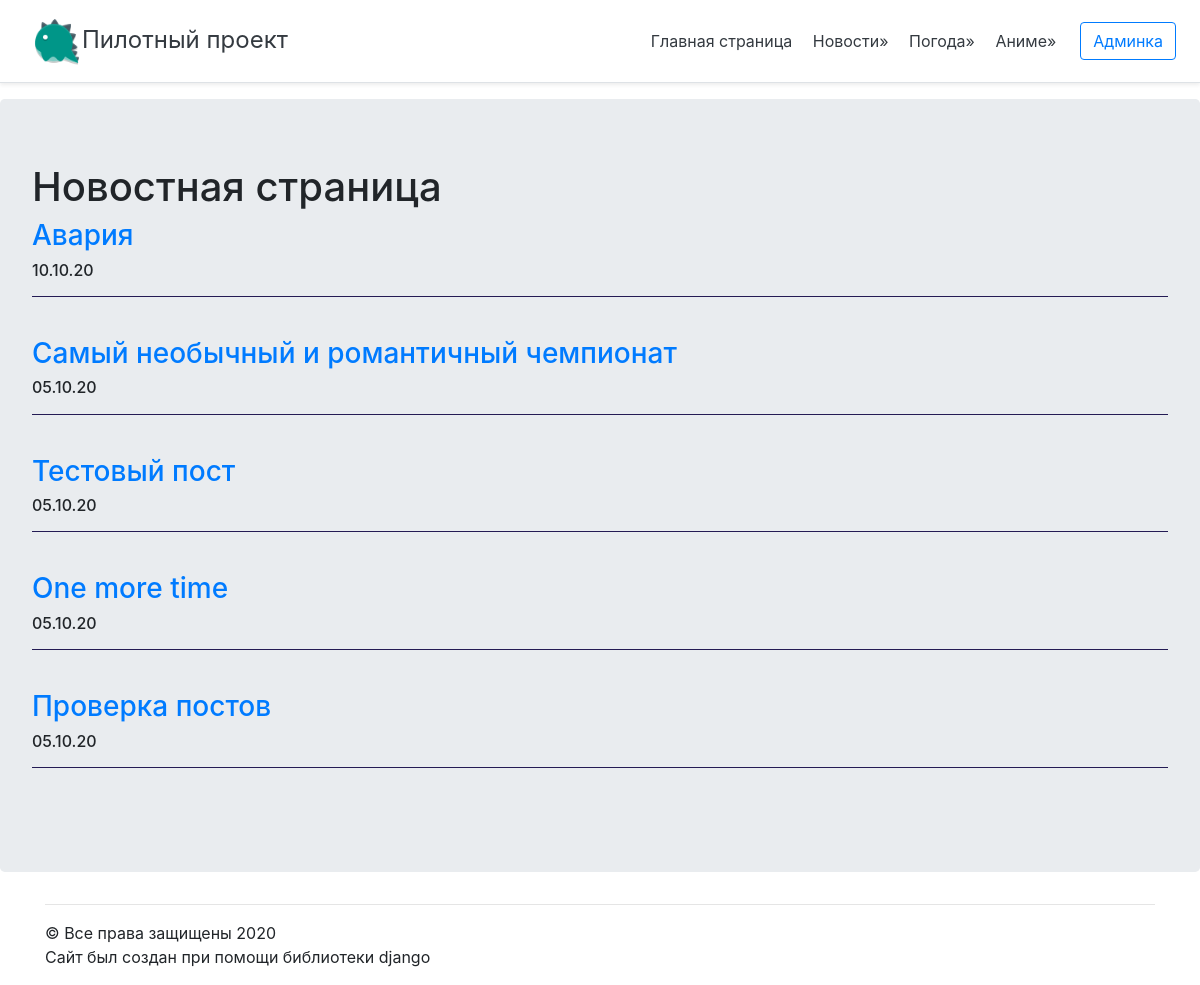
Page /news/ on the committed database.
### mysite/apps/news/models.py (models this page shows, shortened)
class Articles(models.Model):
    title = models.CharField(max_length = 120)
    post = models.TextField()
    date = models.DateTimeField()
    class Meta:
        verbose_name = 'Статья'
        verbose_name_plural = 'Статьи'

### mysite/apps/news/views.py (the view)
# urls.py: path('',views.index),
def index(request):
    latest_articles_list = Articles.objects.order_by('-date')[:5]
    return render(request, 'news/posts.html', {'latest_articles_list': latest_articles_list})

### mysite/templates/news/posts.html (shortened to what this page needs)
{% extends "mainApp/wrapper.html" %}
{% block   content %}
    <h1>Новостная страница</h1>
    {% if latest_articles_list %}
        {% for a in latest_articles_list %}
            <a href="{% url 'news:detail' a.id %}"><h3>{{a.title}}</h3></a>
            <h6>{{a.date|date:"d.m.y "}}</h6>
            <hr aling="center" width="100%" size="2" color="#281E5D"/>
            <br />
        {% endfor %}
    {% else %}
        Статьи не найдены
    {% endif %}
{% endblock %}

### rows in the picture
Articles: title "Авария", date "10.10.20"
Articles: title "Самый необычный и романтичный чемпионат", date "05.10.20"
Articles: title "Тестовый пост", date "05.10.20"
Articles: title "One more time", date "05.10.20"
Articles: title "Проверка постов", date "05.10.20"
